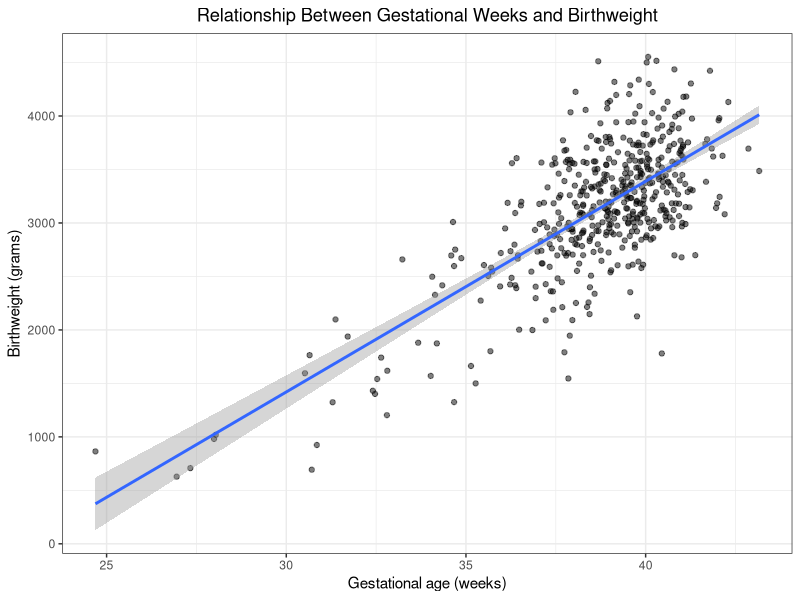
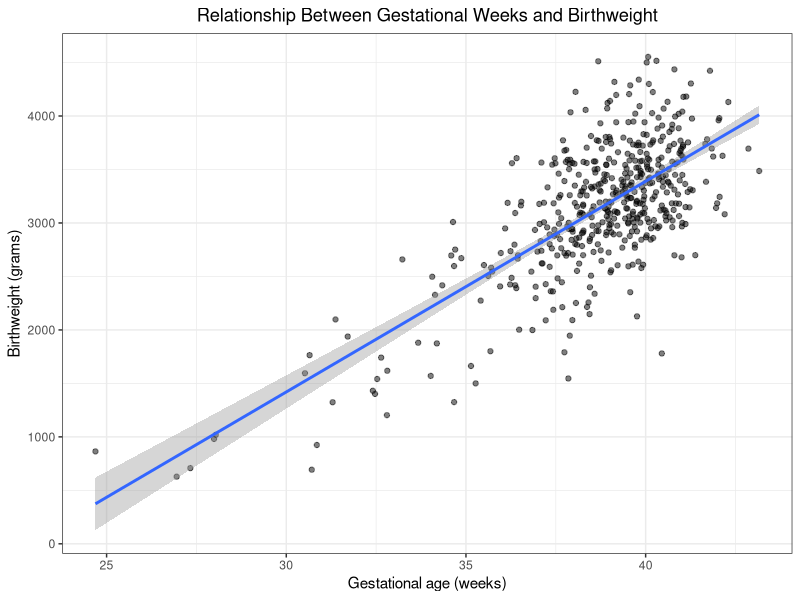

The R source for these figures, in order:
# Programming Asessment
# Candidate number 491928
install.packages("ggplot2")
install.packages("rstudioapi")
library(rstudioapi)
library(ggplot2)

setwd(dirname(rstudioapi::getSourceEditorContext()$path))

# Read in data from the two files
births_df <- read.csv("files/births.csv")
score_df <- read.csv("files/score.csv")

# Examine the births dataset
head(births_df)

# Transform variables to factors with labels
births_df$lowbw <- factor(births_df$lowbw,
  levels = c(0, 1),
  labels = c("Normal birthweight", "Low birthweight")
)
births_df$preterm <- factor(births_df$preterm,
  levels = c(0, 1),
  labels = c("Not preterm", "Preterm")
)
births_df$hyp <- factor(births_df$hyp,
  levels = c(0, 1),
  labels = c("No maternal hypertension", "Maternal hypertension")
)
births_df$sex <- factor(births_df$sex,
  levels = c(1, 2),
  labels = c("Male", "Female")
)

# Display the first few rows of the data.frame to check the changes.
# Check the transformation into factors as expected.
head(births_df)
str(births_df)

# Cleaning the dataset by omitting rows with missing observations.
births_df_clean <- na.omit(births_df)
score_df_clean <- na.omit(score_df)

# Combine the datasets keeping both matching and unmatching records.
merged_df <- merge(births_df_clean, score_df_clean, by = "id", all = TRUE)
str(merged_df)
# This combined dataframe as 490 rows.

# Reorder the merged dataset by the "score" variable.
sorted_merged_df <- merged_df[order(merged_df$score), ]


# Name the continuous variables
continuous_variables <- merged_df[, c("bweight", "matage", "gestwks", "score")]

# Compute correlation matrix, using the argument 'use' to handle missing values
correlation_matrix <- cor(continuous_variables, use = "pairwise.complete.obs")

# Print the correlation matrix
print(correlation_matrix)

# Examine two way distriburion of categorical variables as a table.
# Function to print the crosstab and its title
print_crosstab <- function(data, row_var, col_var, title) {
  cat(title, ":\n")
  print(table(data[[row_var]], data[[col_var]]))
  cat("\n") # for spacing
}

# Now call this function for each pair of variables
print_crosstab(merged_df, "sex", "hyp", "Sex and Hypertension distribution")
print_crosstab(merged_df, "sex", "preterm", "Sex and Preterm distribution")
print_crosstab(merged_df, "preterm", "hyp", "Preterm and Hypertension distribution")
print_crosstab(merged_df, "sex", "lowbw", "Low birthweight and Sex distribution")
print_crosstab(merged_df, "lowbw", "hyp", "Low birthweight and Hypertension distribution")
print_crosstab(merged_df, "lowbw", "preterm", "Low birthweight and Preterm distribution")


# Create a new variable high score that identifies scores greater than 150.


merged_df$highscore <- with(merged_df, ifelse(is.na(score), "No Score",
  ifelse(score > 150, "Yes", "No")
))

# Convert the highscore variable to a factor
merged_df$highscore <- factor(merged_df$highscore, levels = c("No", "Yes", "No Score"))

aggregate(bweight ~ highscore + sex, data = merged_df, FUN = mean)


# Visualize the distribution of birthweight and gestational weeks in a plot
gestwks_v_bweight <- ggplot(merged_df, aes(x = gestwks, y = bweight)) +
  geom_point(alpha = 0.5) +
  geom_smooth(method = "lm", formula = y ~ x) +
  labs(
    x = "Gestational age (weeks)",
    y = "Birthweight (grams)",
    title = "Relationship Between Gestational Weeks and Birthweight"
  ) +
  theme_bw() +
  theme(plot.title = element_text(hjust = 0.5))

# Display the plot
print(gestwks_v_bweight)

# Now you can save the plot using ggsave()
ggsave("2301367_bweight_vs_gestwks_R.pdf", plot = gestwks_v_bweight, device = "pdf", width = 7, height = 7)


# Save final dataframe
write.csv(merged_df, file = "2301367_final_dataset_R.csv", row.names = FALSE)
